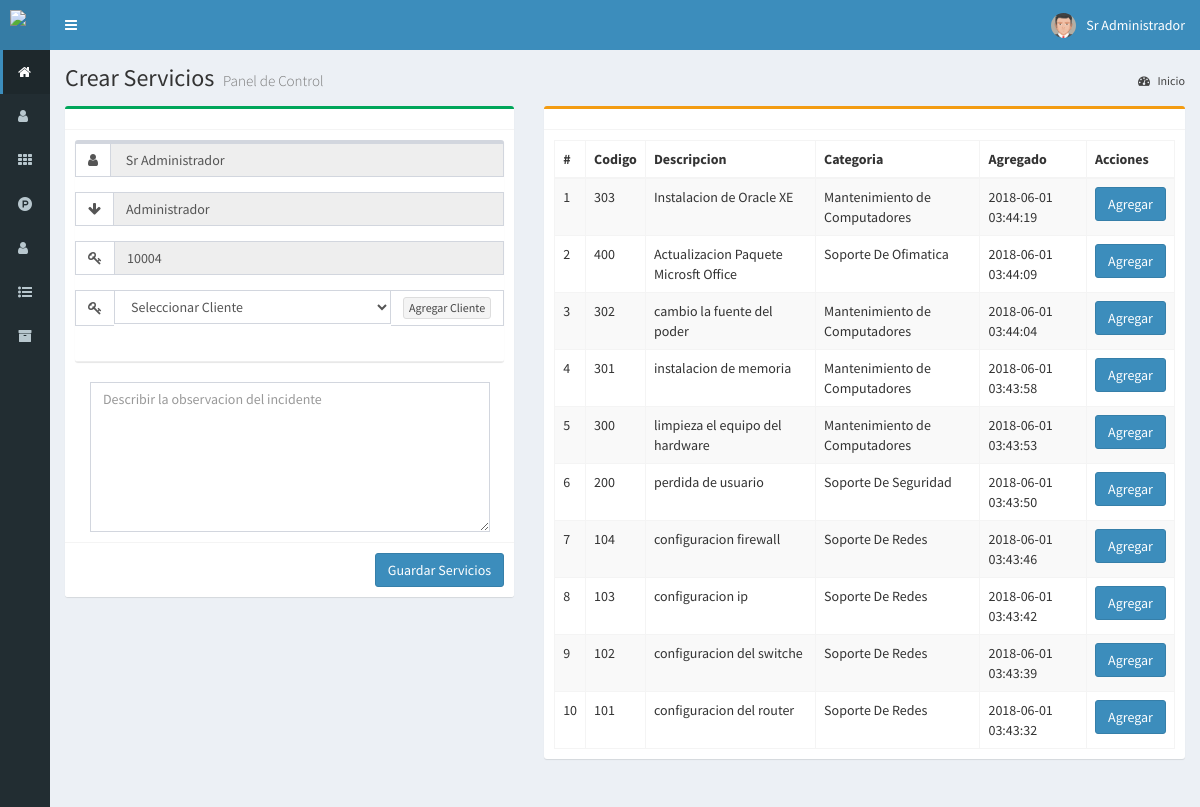
Screenshot of /crear-servicios (signed in) with the database file from the repository.
### tables this page shows
CREATE TABLE `servicios` (
  `id` int(11) NOT NULL,
  `id_tecnico` int(11) NOT NULL,
  `id_perfil` int(11) NOT NULL,
  `id_cliente` int(11) NOT NULL,
  `codigo` int(11) NOT NULL,
  `incidencias` text NOT NULL,
  `estados` text NOT NULL,
  `artefacto_tecnologico` text NOT NULL,
  `observaciones` text NOT NULL,
  `fecha` timestamp NOT NULL DEFAULT CURRENT_TIMESTAMP ON UPDATE CURRENT_TIMESTAMP,
  `total` int(11) NOT NULL
);

CREATE TABLE `incidencias` (
  `id` int(11) NOT NULL,
  `id_categoria` int(11) NOT NULL,
  `codigo` int(11) NOT NULL,
  `descripcion` text NOT NULL,
  `incidencias` int(11) NOT NULL,
  `fecha` timestamp NOT NULL DEFAULT CURRENT_TIMESTAMP ON UPDATE CURRENT_TIMESTAMP
);

CREATE TABLE `categorias` (
  `id` int(11) NOT NULL,
  `categoria` text NOT NULL,
  `fecha` timestamp NOT NULL DEFAULT CURRENT_TIMESTAMP ON UPDATE CURRENT_TIMESTAMP
);

### controladores/plantilla.controlador.php (called while the page is built)
<?php
class ControladorPantilla{
	static public function ctrPlantilla(){
		include "vistas/plantilla.php";
	}
}

### index.php (called while the page is built, shortened)
<?php
require_once "controladores/plantilla.controlador.php";
require_once "controladores/usuarios.controlador.php";
require_once "controladores/categorias.controlador.php";
require_once "controladores/incidencias.controlador.php";
require_once 'controladores/servicios.controlador.php';
require_once 'controladores/componentes.controlador.php';
require_once "modelos/categorias.modelo.php";
require_once "modelos/incidencias.modelo.php";
require_once 'modelos/servicios.modelo.php';
$plantilla = new ControladorPantilla();
$plantilla -> ctrPlantilla();

### controladores/servicios.controlador.php (called while the page is built, shortened)
<?php
class ControladorServicios {
    static public function ctrMostrarServicios($item, $valor) {
        $tabla = "servicios";
        $respuesta = ModeloServicios::mdlMostrarServicios($tabla, $item, $valor);
        return $respuesta;
    }
}

### modelos/conexion.php (called while the page is built)
<?php
class Conexion{
	static public function conectar(){
		$link = new PDO("mysql:host=localhost:3307;dbname=servitex",
			            "root",
			            "");
		$link-> exec("set names utf8");
		return $link;
	}
}

### modelos/servicios.modelo.php (called while the page is built, shortened)
<?php
require_once 'conexion.php';
class ModeloServicios {
    static public function mdlMostrarServicios($tabla, $item, $valor) {
        if ($item != null) {
            $stmt = Conexion::conectar()->prepare("SELECT * FROM $tabla WHERE $item = : $item ORDER BY id ASC");
            $stmt->bindParam(":" . $item, $valor, PDO::PARAM_STR);
            $stmt->execute();
            return $stmt->fetch();
        } else {
            $stmt = Conexion::conectar()->prepare("SELECT * FROM $tabla ORDER BY id ASC");
            $stmt->execute();
            return $stmt->fetchAll();
        }
    }
}

### controladores/incidencias.controlador.php (called while the page is built, shortened)
<?php
class ControladorIncidencias {
    static public function ctrMostrarIncidencias($item, $valor,$orden) {
        $tabla = "incidencias";
        $respuesta = ModeloIncidencias::mdlMostrarProductos($tabla, $item, $valor, $orden);
        return $respuesta;
    }
}

### modelos/incidencias.modelo.php (called while the page is built, shortened)
<?php
require_once 'conexion.php';
class ModeloIncidencias {
    static public function mdlMostrarProductos($tabla, $item, $valor, $orden) {
        if ($item != null) {
            $stmt = Conexion::conectar()->prepare("SELECT * FROM $tabla WHERE $item = :"
                    . "$item ORDER BY id DESC");
            $stmt->bindParam(":" . $item, $valor, PDO::PARAM_STR);
            $stmt->execute();
            return $stmt->fetch();
        } else {
            $stmt = Conexion::conectar()->prepare("SELECT * FROM $tabla ORDER BY $orden DESC");
            $stmt->execute();
            return $stmt->fetchAll();
        }
    }
}

### controladores/categorias.controlador.php (called while the page is built, shortened)
<?php
class ControladorCategorias {
    static public function ctrMostrarCategorias($item, $valor) {
        $tabla = "categorias";
        $respuesta = ModeloCategorias::mdlMostrarCategorias($tabla, $item, $valor);
        return $respuesta;
    }
}

### modelos/categorias.modelo.php (called while the page is built, shortened)
<?php
require_once "conexion.php";
class ModeloCategorias {
    static public function mdlMostrarCategorias($tabla, $item, $valor) {
        if ($item != null) {
            $stmt = Conexion::conectar()->prepare("SELECT * FROM $tabla WHERE $item = :$item");
            $stmt->bindParam(":" . $item, $valor, PDO::PARAM_STR);
            $stmt->execute();
            return $stmt->fetch();
        } else {
            $stmt = Conexion::conectar()->prepare("SELECT * FROM $tabla");
            $stmt->execute();
            return $stmt->fetchAll();
        }
    }
}

### vistas/modulos/crear-servicios.php (the view, shortened to what this page needs)
<div class="content-wrapper">
    <section class="content-header">
        <h1>
            Crear Servicios
            <small>Panel de Control </small>
        </h1>
        <ol class="breadcrumb">
            <li><a href="#"><i class="fa fa-dashboard"></i> Inicio</a></li>
        </ol>
    </section>
    <section class="content">
        <div class="row">
            <div class="col-lg-5 col-xs-12">
                <div class="box box-success">
                    <div class="box-header with-border"></div>
                    <form role="form" method="post" class="formularioServicio">
                        <div class="box-body">
                            <div class="box">
                                <div class="form-group">
                                    <div class="input-group">
                                        <span class="input-group-addon"><i class="fa fa-user"></i></span>
                                        <input type="text" class="form-control" id="nuevoNombreTecnico"  value="<?php echo $_SESSION["nombre"]; ?>" readonly="">
                                    </div>
                                </div>
                                <div class="form-group">
                                    <div class="input-group">
                                        <span class="input-group-addon"><i class="fa fa-arrow-down"></i></span>
                                        <input type="text" class="form-control" id="nuevoTecnico" name="nuevoTecnico" value="<?php echo $_SESSION["perfil"]; ?>" readonly="">
                                    </div>
                                </div>
                                <div class="form-group">
                                    <div class="input-group">
                                        <span class="input-group-addon"><i class="fa fa-key"></i></span>
                                        <?php
                                        $item = null;
                                        $valor = null;
                                        $servicios = ControladorServicios::ctrMostrarServicios($item, $valor);
                                        if (!$servicios) {
                                            echo '<input type="text" class="form-control" id="nuevoServicio" name="nuevoServicio" value="10001" readonly> ';
                                        } else {
                                            foreach ($servicios as $key => $value) {
                                            }
                                            $codigo = $value["codigo"] + 1;
                                            echo '<input type="text" class="form-control" id="nuevoServicio" name="nuevoServicio" value="' . $codigo . '"  readonly> ';
                                        }
                                        ?>
                                    </div>
                                </div>
                                <div class="form-group">
                                    <div class="input-group">
                                        <span class="input-group-addon"><i class="fa fa-key"></i></span>
                                        <select type="text" class="form-control" id="seleccionarCliente" name="seleccionarCliente" placeholder="Seleccionar cliente" required="">
                                            <option value="">Seleccionar Cliente</option>
                                        </select>
                                        <span class="input-group-addon">
                                            <button type="button" class="btn btn-default btn-xs" data-toggle="modal" data-target="#modalAgregarCliente" data-dismiss="modal">Agregar Cliente</button>
                                        </span>
                                    </div>
                                </div>
                                <hr>
                                <div class="col-xs-6" style="padding-right:0px">
                                    <div class="input-group">
                                        <textarea class="form-control" placeholder="Describir la observacion del incidente" name="nuevaObservacionIncidente" id="nuevaObservacionIncidente" style="max-width: 400px; width: 400px; max-height: 150px; height: 150px;"></textarea>
                                    </div>
                                </div>
                            </div>
                        </div>
                        <div class="box-footer">
                            <button type="submit" class="btn btn-primary pull-right">Guardar Servicios</button>
                        </div>
                    </form>
                </div>
            </div>
            <div class="col-lg-7 hidden-md hidden-sm hidden-xs">
                <div class="box box-warning">
                    <div class="box-header with-border"> </div>
                    <div class="box-body">
                        <table class="table table-bordered table-striped dt-responsive tablas">
                            <thead>
                                <tr>
                                    <th style="width:10px ">#</th>
                                    <th>Codigo</th>
                                    <th>Descripcion</th>
                                    <th>Categoria</th>
                                    <th>Agregado</th>
                                    <th>Acciones</th>
                                </tr>
                            </thead>
                            <tbody>
                                <?php
                                $item = null;
                                $valor = null;
                                $orden = "id";
                                $incidencias = ControladorIncidencias::ctrMostrarIncidencias($item, $valor, $orden);
                                foreach ($incidencias as $key => $value) {
                                    echo
                                    '<tr>
                                     <td>' . ($key + 1) . '</td>
                                     <td>' . $value["codigo"] . '</td>
                                      <td>' . $value["descripcion"] . '</td>';
                                    $item = "id";
                                    $valor = $value["id_categoria"];
                                    $categoria = ControladorCategorias::ctrMostrarCategorias($item, $valor);
                                    echo
                                    '<td>' . $categoria["categoria"] . '</td>
                                    <td>' . $value["fecha"] . '</td>
                                    <td>
                                        <div class="btn-group">
                                        <button class="btn btn-primary agregarIncidencias recuperarBoton" idIncidencia="' . $value["id"] . '">Agregar</button>
                                         </div>
                                     </td>
                             </tr>';
                                }
                                ?>
                            </tbody>
                        </table>
                    </div>
                </div>
            </div>
        </div>
    </section>
</div>

### rows the page displays
servicios: nuevoServicio "10004"
incidencias: codigo "303", descripcion "Instalacion de Oracle XE", id_categoria.categoria "Mantenimiento de Computadores", fecha "2018-06-01 03:44:19"
incidencias: codigo "400", descripcion "Actualizacion Paquete Microsft Office", id_categoria.categoria "Soporte De Ofimatica", fecha "2018-06-01 03:44:09"
incidencias: codigo "302", descripcion "cambio la fuente del poder", id_categoria.categoria "Mantenimiento de Computadores", fecha "2018-06-01 03:44:04"
incidencias: codigo "301", descripcion "instalacion de memoria", id_categoria.categoria "Mantenimiento de Computadores", fecha "2018-06-01 03:43:58"
incidencias: codigo "300", descripcion "limpieza el equipo del hardware", id_categoria.categoria "Mantenimiento de Computadores", fecha "2018-06-01 03:43:53"
incidencias: codigo "200", descripcion "perdida de usuario", id_categoria.categoria "Soporte De Seguridad", fecha "2018-06-01 03:43:50"
incidencias: codigo "104", descripcion "configuracion firewall", id_categoria.categoria "Soporte De Redes", fecha "2018-06-01 03:43:46"
incidencias: codigo "103", descripcion "configuracion ip", id_categoria.categoria "Soporte De Redes", fecha "2018-06-01 03:43:42"
incidencias: codigo "102", descripcion "configuracion del switche", id_categoria.categoria "Soporte De Redes", fecha "2018-06-01 03:43:39"
incidencias: codigo "101", descripcion "configuracion del router", id_categoria.categoria "Soporte De Redes", fecha "2018-06-01 03:43:32"

### other values shown
$_SESSION["nombre"] "Sr Administrador"
